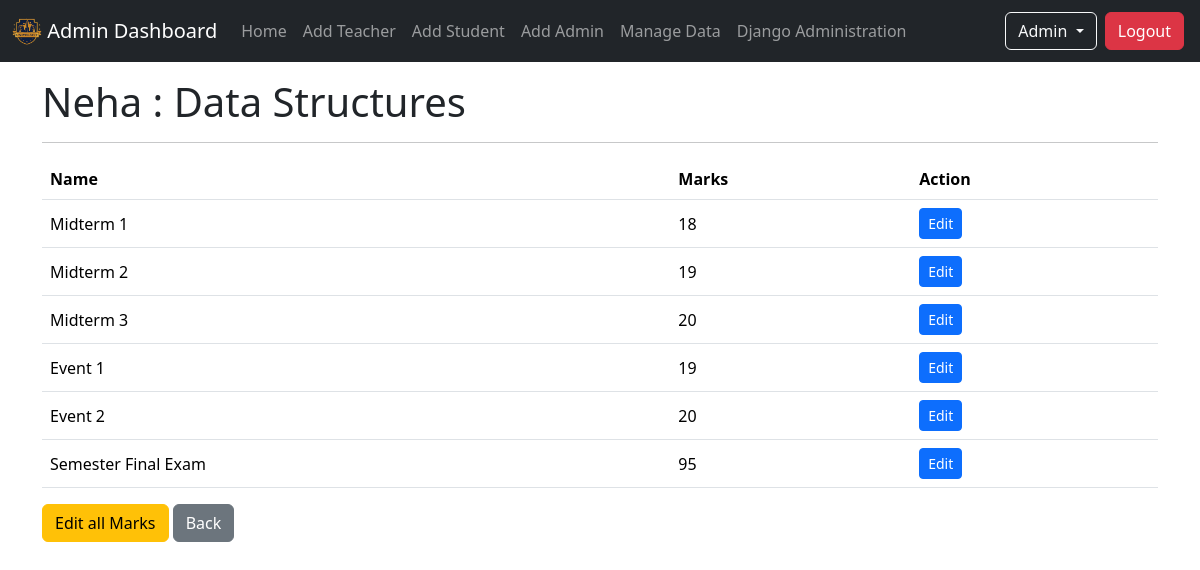
The page /admin_home/manage_data/course/detail/1 (signed in) on the database its author committed.
### info/models.py (models this page shows, shortened)
class User(AbstractUser):
    is_student = models.BooleanField(default=False, verbose_name='Student Status')
    is_teacher = models.BooleanField(default=False, verbose_name='Teacher Status')
    is_hod = models.BooleanField(default=False, verbose_name='HOD Status')

class StudentCourse(models.Model):
    student = models.ForeignKey(Student, on_delete=models.CASCADE)
    course = models.ForeignKey(Course, on_delete=models.CASCADE)
    class Meta:
        unique_together = ('student', 'course')
        verbose_name_plural = 'Marks'
    def __str__(self):
        student = Student.objects.get(name = self.student)
        course = Course.objects.get(name = self.course)
        return student.name + ' : ' + course.name

class Student(models.Model):
    user = models.OneToOneField(User, on_delete=models.CASCADE, null=True)
    class_id = models.ForeignKey(Class, on_delete=models.CASCADE, default='1')
    roll_number = models.CharField(max_length=50, primary_key=True)
    name = models.CharField(max_length=200)
    gender = models.CharField(max_length=50, choices=gender_choices, default='Male')
    date_of_birth = models.DateField(default='1990-21-10')
    def __str__(self):
        return self.name

class Course(models.Model):
    department = models.ForeignKey(Department, on_delete=models.CASCADE)
    id = models.CharField(max_length=50, primary_key=True)
    name = models.CharField(max_length=200)
    short_name = models.CharField(max_length=50, default='X')
    def __str__(self):
        return self.name

class Marks(models.Model):
    student_course = models.ForeignKey(StudentCourse, on_delete=models.CASCADE)
    name = models.CharField(max_length=50, choices=exam_name, default='Midterm 1')
    marks1 = models.IntegerField(default=0, validators=[MinValueValidator(0), MaxValueValidator(100)])
    class Meta:
        unique_together = ('student_course', 'name')

### info/views.py (the view)
# urls.py: path('admin_home/manage_data/course/detail/<int:pk>', views.StudentCourseDetail.as_view(), name= 'student_course_detail'),
class StudentCourseDetail(LoginRequiredMixin, DetailView):
    model = StudentCourse
    template_name = 'info/admin/student_course_detail.html'
    def get(self, request, *args, **kwargs):
        self.object = None
        if not request.user.is_superuser:
            return redirect('info:unauthorize_view')
        return super().get(request, *args, **kwargs)

### info/templates/info/admin/student_course_detail.html (shortened to what this page needs)
{% extends 'base_master.html' %}
{% block content %}
    <div class="container">
        <h1>{{studentcourse}}</h1>
        <hr>
        <div class="table-responsive mt-3">
            <table class="table table-hover">
                <thead>
                    <tr>
                        <th scope="col">Name</th>
                        <th scope="col">Marks</th>
                        <th scope="col">Action</th>
                    </tr>
                </thead>
                <tbody>
                    {% for student_marks in studentcourse.marks_set.all  %}
                    <tr>
                        <td class="align-middle">{{student_marks.name}}</td>
                        <td class="align-middle">{{student_marks.marks1}}</td>
                        <td>
                            <a href="{% url 'info:update_marks' student_marks.id %}" class="btn btn-primary btn-sm">Edit</a>
                        </td>
                    </tr>
                    {% endfor %}
                </tbody>
            </table>
        </div>
        <p>
            <a href="{% url 'info:student_course_marks_edit' studentcourse.id %}" class="btn btn-warning">
                {% if studentcourse.marks_set.all|length == 0 %}
                    Add Marks
                {% else %}
                    Edit all Marks
                {% endif %}
            </a>
            <a href="{% url 'info:manage_data_nav' %}" class="btn btn-secondary">Back</a>
        </p>
    </div>
{% endblock content %}

### templates/includes/navbar.html (shortened to what this page needs)
{% load static %}
<nav class="navbar navbar-expand-sm navbar-dark bg-dark" aria-label="University Navbar">
  <div class="container-fluid">
    <a class="navbar-brand" href="/">
      <img src="{% static 'info/img/univ-logo.png' %}" alt="Logo" width="30" class="d-inline-block align-text-top">
      {% if request.user.is_authenticated  %}
        {% if request.user.is_student %}
          Student Dashboard
        {% elif request.user.is_teacher %}
          Teacher Dashboard
        {% else %}
          Admin Dashboard
        {% endif %}
      {% else %}
        University
      {% endif %}
    </a>
    <div class="collapse navbar-collapse" id="navbar">
      <ul class="navbar-nav me-auto mb-2 mb-sm-0">
        {% if request.user.is_authenticated  %}
          {% if request.user.is_student %}
            <li class="nav-item">
                <a class="nav-link" href="{% url 'info:student_view' %}">Home</a>
            </li>
            <li class="nav-item">
              <a class="nav-link" href="{% url 'info:student_attendance' request.user.student.roll_number %}">Attendance</a>
            </li>
            <li class="nav-item">
              <a class="nav-link" href="{% url 'info:student_marks' request.user.student.roll_number %}">Marks</a>
            </li>
            <li class="nav-item">
              <a class="nav-link" href="{% url 'info:student_timetable' request.user.student.class_id_id %}">Timetable</a>
            </li>
          {% else %}
            <li class="nav-item">
                <a class="nav-link" href="{% url 'info:admin_view' %}">Home</a>
            </li>
            <li class="nav-item">
              <a class="nav-link" href="{% url 'info:teacher_create' %}">Add Teacher</a>
            </li>
            <li class="nav-item">
              <a class="nav-link" href="{% url 'info:student_create' %}">Add Student</a>
            </li>
            <li class="nav-item">
              <a class="nav-link" href="{% url 'info:create_admin_user' %}">Add Admin</a>
            </li>
            <li class="nav-item">
              <a class="nav-link" href="{% url 'info:manage_data_nav' %}">Manage Data</a>
            </li>
            <li class="nav-item">
              <a class="nav-link" href="/admin" target="_blank">Django Administration</a>
            </li>
          {% endif %}
        {% endif %}
      </ul>
      <ul class="navbar-nav mb-2 mb-sm-0">
        <li class="nav-item dropdown">
          {% if request.user.is_authenticated %}
            <button class="btn btn-outline-light dropdown-toggle text-capitalize" type="button" data-bs-toggle="dropdown" data-bs-auto-close="true" aria-expanded="false">
              {% if request.user.is_teacher %}
                {{request.user.teacher.name}}
              {% elif request.user.is_student %}
                {{request.user.student.name}}
              {% else %}
                {{request.user.username}}
              {% endif %}
            </button>
            <a class="btn btn-danger m-1" href="{% url 'account_logout' %}">Logout</a>
          {% else %}
            <a class="btn btn-outline-light m-1" href="{% url 'account_login' %}">Login</a>
          {% endif %}
        </li>
      </ul>
    </div>
  </div>
</nav>

### rows shown on the page
User: user.username "Admin"
StudentCourse: student+course "Neha : Data Structures"
Marks: name "Midterm 1", marks1 "18"
Marks: name "Midterm 2", marks1 "19"
Marks: name "Midterm 3", marks1 "20"
Marks: name "Event 1", marks1 "19"
Marks: name "Event 2", marks1 "20"
Marks: name "Semester Final Exam", marks1 "95"
